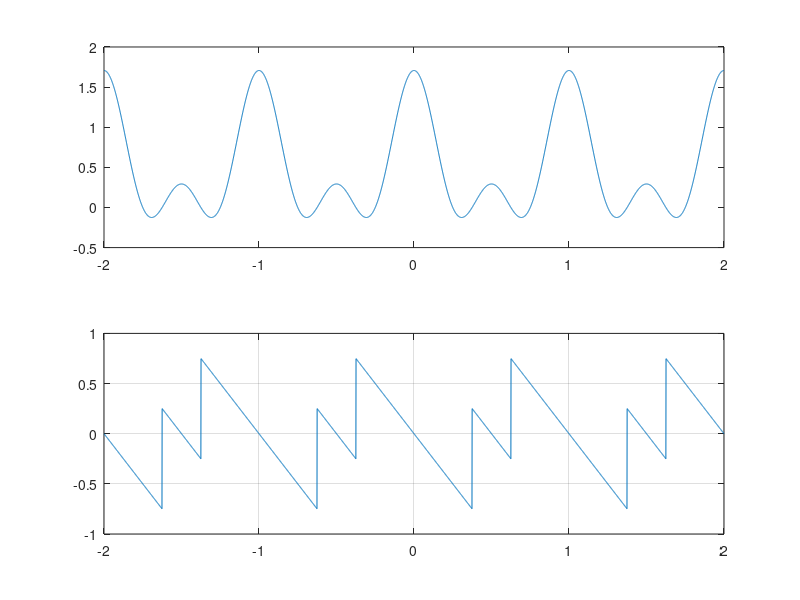

MATLAB code for this plot:
clc,clear,close all
f=-2:0.001:2;
h1=0.5*exp(-1i*2*pi*f*0);
h2=0.707*exp(-1i*2*pi*f*1);
h3=0.5*exp(-1i*2*pi*f*2);
h=h1+h2+h3;
subplot(2, 1, 1)
plot(f, h)
axis([-2 2 -0.5 2])
subplot(2, 1, 2)
plot(f,angle(h)/pi)
grid on